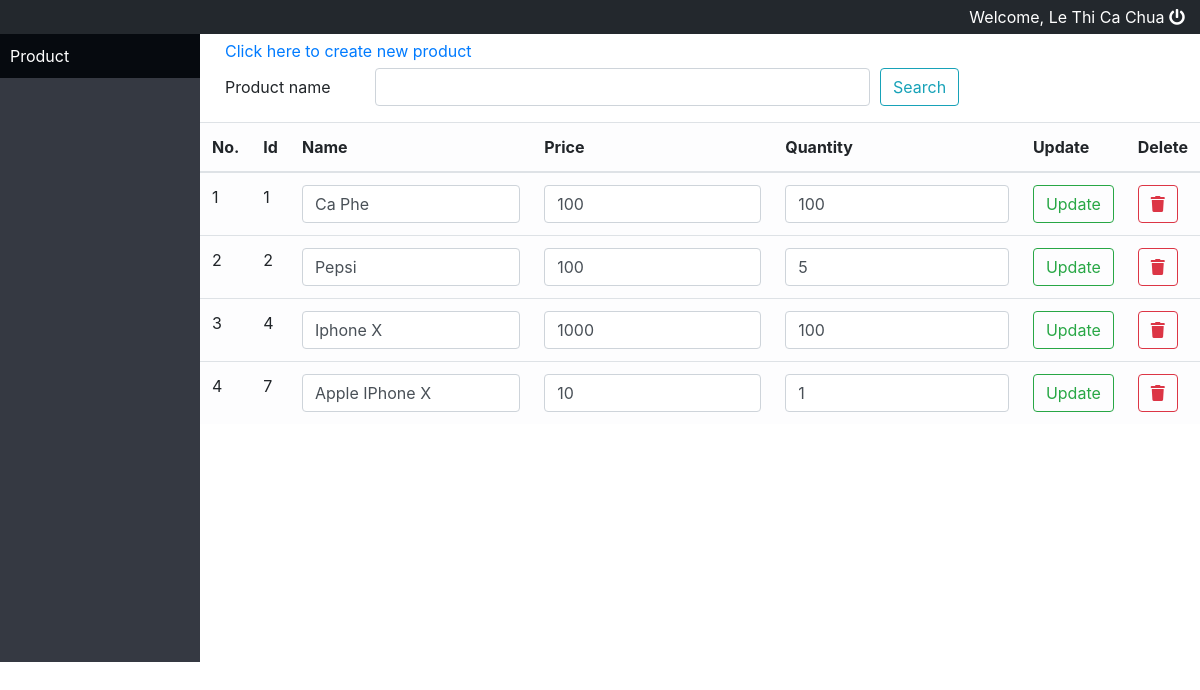
Screenshot of /search-product.php (signed in) with the database file from the repository.
### tables this page shows
CREATE TABLE IF NOT EXISTS `product` (
  `id` int(11) NOT NULL AUTO_INCREMENT,
  `name` varchar(50) NOT NULL,
  `price` double DEFAULT NULL,
  `quantity` int(11) DEFAULT NULL,
  PRIMARY KEY (`id`)
);

### ProductData.php (called while the page is built, shortened)
<?php
class ProductData
{
    public static function findByProductName($productName)
    {
        $products = array();
        $connection = DBUtilities::openConnection();
        if ($connection) {
            $sql = "select * from product where name like '%" . $productName . "%'";
            $result = $connection->query($sql);
            if ($result->num_rows > 0) {
                while ($row = $result->fetch_assoc()) {
                    array_push($products, array(
                            'id' => $row['id'],
                            'name' => $row['name'],
                            'price' => $row['price'],
                            'quantity' => $row['quantity']
                        )
                    );
                }
            }
        }
        return $products;
    }
}

### search-product.php (the view, shortened to what this page needs)
<!DOCTYPE html>
<html lang="en">
<head>
    <link rel="stylesheet" href="bootstrap/css/bootstrap.min.css"/>
    <link rel="stylesheet" href="css/main.css"/>
    <link rel="stylesheet" href="font-awesome/css/fontawesome-all.css"/>
</head>
<body>
<div class="top-header col-md-12">
    <div class="welcome text-right">
        Welcome, <?= $_SESSION['USERNAME']; ?>
        <a href="logout.php" class="button-logout">
            <i class="fas fa-power-off"></i>
        </a>
    </div>
</div>
<div class="col-lg-12 content-container">
    <span class="col-lg-2 menu">
        <ul class="menu-content nav nav-pills nav-stacked">
            <li>
                <a href="#">Product</a>
            </li>
        </ul>
    </span>
    <span class="column-right col-lg-10">
        <?php
        $productName = '';
        ?>
        <a class="create-new-product-link" href="create-new-product.php?last-search=<?= $productName ?>">Click here to create new product</a>
        <div class="search-form col-md-12">
            <form action="search-product.php" method="get">
                <div class="form-group row">
                    <label for="product-name" class="col-md-2 col-form-label">Product name</label>
                    <input type="text" name="product-name" value="<?= $productName ?>" class="form-control col-md-6"/>
                    <input type="submit" value="Search" class="btn btn-outline-info button-search"/>
                </div>
            </form>
        </div>
        <?php
        require_once('ProductData.php');
        $result = ProductData::findByProductName($productName);
        if (count($result, 1) > 0) {
            ?>
            <table class="table-product table table-hover table-light table-responsive-md">
                <thead>
                <tr>
                    <th>No.</th>
                    <th>Id</th>
                    <th>Name</th>
                    <th>Price</th>
                    <th>Quantity</th>
                    <th>Update</th>
                    <th>Delete</th>
                </tr>
                </thead>
                <tbody>
                <?php
                $count = 0;
                foreach ($result as $row) {
                    ?>
                    <form action="update-product.php" method="post">
                        <tr>
                            <td><?= ++$count; ?></td>
                            <td>
                                <?= $row['id'] ?>
                            </td>
                            <td>
                                <input type="text" class="form-control" name="name" value="<?= $row['name'] ?>" minlength="5"
                                       maxlength="50"
                                       required>
                            </td>
                            <td>
                                <input type="number" class="form-control" name="price" value="<?= $row['price'] ?>" required min="0"
                                       step="0.00001">
                            </td>
                            <td>
                                <input type="number" class="form-control" name="quantity" value="<?= $row['quantity'] ?>" required
                                       step="1"
                                       min="0">
                            </td>
                            <td>
                                <input type="submit" value="Update" class="btn btn-outline-success">
                            </td>
                            <td>
                                <a href="delete-product?id=<?= $row['id'] ?>&last-search=<?= $productName ?>" class="btn btn-outline-danger">
                                    <i class="fas fa-trash"></i>
                                </a>
                            </td>
                        </tr>
                    </form>
                    <?php
                }
                ?>
                </tbody>
            </table>
            <?php
        } else {
            ?>
            <h2 class="no-record">No record is matched!!!</h2>
            <?php
        }
        ?>
    </span>
</div>
</body>
</html>

### css/main.css (style rules this page uses)
.top-header { background-color: #23282D; color:white; padding-top: 5px; padding-bottom: 5px; }
.button-logout { text-decoration: none; color:white; }
.content-container { display: flex; align-items: left; height: 628px; padding: 0; overflow: auto; }
.menu { background-color: #353942; padding: 0; }
.menu-content li { display: inline-block; width: 100%; padding: 10px; background-color: #060A0F; }
.menu-content li a { display: inline-block; width: 100%; text-decoration: none; color: white; }
.column-right { padding: 0; }
.create-new-product-link, .search-page-link { display: inline-block; padding: 5px; padding-left: 25px; }
.button-search { margin-left: 10px; }
.search-form { padding-left: 25px; }
.table-product { padding-left: 25px; }

### rows the page displays
product: id "1", name "Ca Phe", price "100", quantity "100"
product: id "2", name "Pepsi", price "100", quantity "5"
product: id "4", name "Iphone X", price "1000", quantity "100"
product: id "7", name "Apple IPhone X", price "10", quantity "1"

### other values shown
$_SESSION['USERNAME'] "Le Thi Ca Chua"
